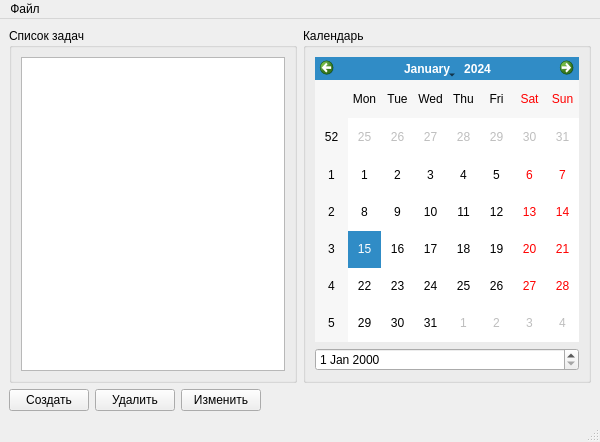
<?xml version="1.0" encoding="UTF-8"?>
<ui version="4.0">
 <class>MainWindow</class>
 <widget class="QMainWindow" name="MainWindow">
  <property name="geometry">
   <rect>
    <x>0</x>
    <y>0</y>
    <width>600</width>
    <height>442</height>
   </rect>
  </property>
  <property name="minimumSize">
   <size>
    <width>600</width>
    <height>350</height>
   </size>
  </property>
  <property name="maximumSize">
   <size>
    <width>1200</width>
    <height>700</height>
   </size>
  </property>
  <property name="windowTitle">
   <string>Мои задачи</string>
  </property>
  <widget class="QWidget" name="centralwidget">
   <layout class="QVBoxLayout" name="verticalLayout_5">
    <item>
     <layout class="QHBoxLayout" name="horizontalLayout_3">
      <item>
       <widget class="QGroupBox" name="groupBox">
        <property name="title">
         <string>Список задач</string>
        </property>
        <layout class="QVBoxLayout" name="verticalLayout_3">
         <item>
          <widget class="QListWidget" name="listWidget"/>
         </item>
        </layout>
       </widget>
      </item>
      <item>
       <widget class="QGroupBox" name="groupBox_2">
        <property name="title">
         <string>Календарь</string>
        </property>
        <layout class="QVBoxLayout" name="verticalLayout_4">
         <item>
          <widget class="QCalendarWidget" name="calendarWidget"/>
         </item>
         <item>
          <widget class="QDateEdit" name="dateEdit"/>
         </item>
        </layout>
       </widget>
      </item>
     </layout>
    </item>
    <item>
     <layout class="QHBoxLayout" name="horizontalLayout_4">
      <item>
       <widget class="QPushButton" name="pushButton">
        <property name="text">
         <string>Создать</string>
        </property>
       </widget>
      </item>
      <item>
       <widget class="QPushButton" name="pushButton_2">
        <property name="text">
         <string>Удалить</string>
        </property>
       </widget>
      </item>
      <item>
       <widget class="QPushButton" name="pushButton_3">
        <property name="text">
         <string>Изменить</string>
        </property>
       </widget>
      </item>
      <item>
       <spacer name="horizontalSpacer_2">
        <property name="orientation">
         <enum>Qt::Horizontal</enum>
        </property>
        <property name="sizeHint" stdset="0">
         <size>
          <width>40</width>
          <height>20</height>
         </size>
        </property>
       </spacer>
      </item>
     </layout>
    </item>
   </layout>
  </widget>
  <widget class="QMenuBar" name="menubar">
   <property name="geometry">
    <rect>
     <x>0</x>
     <y>0</y>
     <width>600</width>
     <height>21</height>
    </rect>
   </property>
   <widget class="QMenu" name="menu">
    <property name="title">
     <string>Файл</string>
    </property>
    <addaction name="action"/>
    <addaction name="action_2"/>
    <addaction name="action_3"/>
    <addaction name="separator"/>
    <addaction name="separator"/>
    <addaction name="action_6"/>
   </widget>
   <addaction name="menu"/>
  </widget>
  <widget class="QStatusBar" name="statusbar"/>
  <action name="action">
   <property name="text">
    <string>Создать</string>
   </property>
  </action>
  <action name="action_2">
   <property name="text">
    <string>Удалить</string>
   </property>
  </action>
  <action name="action_3">
   <property name="text">
    <string>Изменить</string>
   </property>
  </action>
  <action name="action_6">
   <property name="text">
    <string>Выход</string>
   </property>
  </action>
 </widget>
 <resources/>
 <connections/>
</ui>
